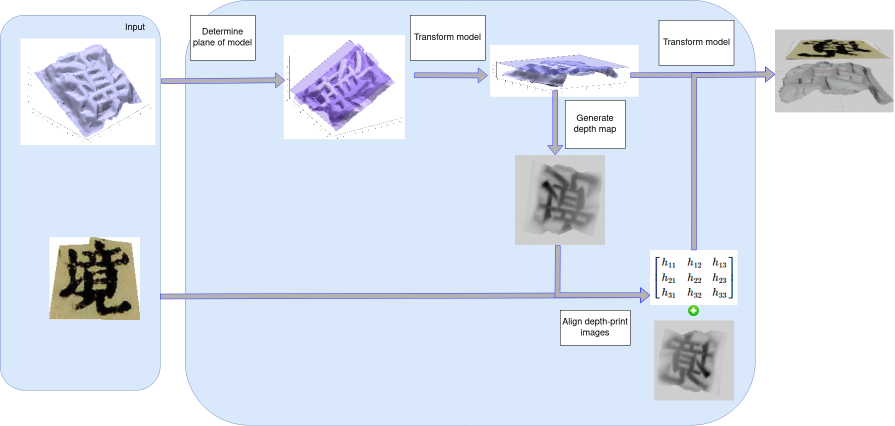
#> input picture projection_pipeline_4.png, 1789 x 852 px (shown at 1/2 size)
$ python -i utils.py   (imports and definitions only)
#> lines starting #> are read from the running program, lines starting #| are printed output that depends on the picture; after the words box and inside, x2 and y2 are one past the last pixel; in counts of white or black regions, pixels touching at a corner belong together
from libs import *
import imutils

# [21 lines left out: function find_center, not called in this run]

# def shift_image(image, x, y):
#   M = np.float32([[1, 0, x], [0, 1, y]])
#   return cv2.warpAffine(image, M, (image.shape[1], image.shape[0]))

def list_contours(contours):
    list = []
    max_len = 0
    for cnt in contours:
        for p in cnt:
            list.append(p)
    return list


def filter_much_less_cnts(contours, min_area=20):
    """
    remove contours that have the area is smaller than min_area
    :param contours: list of contours (outputs of cv2.findContours)
    :param min_area: min contour area
    :return: list of contours is more than min_area
    """
    cnt_list = []  # to avoid error
    for cnt in contours:
        if cv2.contourArea(cnt) > min_area:
            # contours.remove(cnt)
            cnt_list.append(cnt)
    return list_contours(cnt_list)

# [21 lines left out: functions get_cnt_area, rotate_img, not called in this run]


def image_resize(image, width=None, height=None, inter=cv2.INTER_AREA):
    """
    Resize image but hold the ratio between 2 edges, besides, resize width/height to target width/height
    :param image: cv2 image
    :param width: None or target width
    :param height: None or height width
    :param inter: resize methods
    :return: resized image
    """
    # initialize the dimensions of the image to be resized and
    # grab the image size
    dim = None
    (h, w) = image.shape[:2]
    # if both the width and height are None, then return the
    # original image
    if width is None and height is None:
        return image

    # check to see if the width is None
    if width is None:
        # calculate the ratio of the height and construct the
        # dimensions
        r = height / float(h)
        dim = (int(w * r), height)

    # otherwise, the height is None
    else:
        # calculate the ratio of the width and construct the
        # dimensions
        r = width / float(w)
        dim = (width, int(h * r))

    # resize the image
    resized = cv2.resize(image, dim, interpolation=inter)

    # return the resized image
    return resized


def resize_image_to_square(image, dst=256, color=[0, 0, 0]):
    """
    Resize with padding, first resize image such that max edge get dst, then pad 2 sides of the other edge to dest
    :param image: cv2 image
    :param dst: target size
    :param color: constant pad value
    :return: square image
    """
    desired_size = dst

    im = image
    old_size = im.shape[:2]  # old_size is in (height, width) format

    ratio = float(desired_size) / max(old_size)
    new_size = tuple([int(x * ratio) for x in old_size])

    # new_size should be in (width, height) format

    im = cv2.resize(im, (new_size[1], new_size[0]))

    delta_w = desired_size - new_size[1]
    delta_h = desired_size - new_size[0]
    top, bottom = delta_h // 2, delta_h - (delta_h // 2)
    left, right = delta_w // 2, delta_w - (delta_w // 2)

    color = color
    new_im = cv2.copyMakeBorder(im, top, bottom, left, right, cv2.BORDER_CONSTANT,
                                value=color)

    return new_im

# [101 lines left out: functions remove_noise, rotate_bound, pad_img, make_border, shift_image, not called in this run]


def crop_char(thresh, contours):
  """
  Crop image based on contours, find the most top, bot, left, right points
  :param thresh: binary image
  :param contours: list of contours
  :return: crop of original image that contains character
  """
  list1 = filter_much_less_cnts(contours)
  xmax = max(i[0][0] for i in list1)
  xmin = min([i[0][0] for i in list1])
  ymax = max(i[0][1] for i in list1)
  ymin = min([i[0][1] for i in list1])

  if (xmax - xmin) > (ymax -ymin):
    image = image_resize(thresh[ymin:ymax, xmin:xmax], width = 256)
  else:
    image = image_resize(thresh[ymin:ymax, xmin:xmax], height = 256)
  # [9 lines of commented-out code are left out]
  return image

# [55 lines left out: functions find_center, remove_noise, estimate_dense_ratio, not called in this run]
def estimate_dense_character_ratio(bin_image):
    """
    This function is used to find the best threshold to binarize the depth image
    The dense ratio is num pixels in character / num pixels of image
    :param bin_image: binary image
    :return: ratio between num pixels in character and num pixels of image
    """
    thresh = bin_image

    contours, hierarchy = cv2.findContours(bin_image, cv2.RETR_TREE, cv2.CHAIN_APPROX_NONE)
    thresh = crop_char(bin_image, contours)
    thresh = resize_image_to_square(thresh)
    return np.count_nonzero(thresh) / (thresh.shape[0] * thresh.shape[1])

# [188 lines left out: functions estimate_dense_ratio_wrap, rotate_bound, pad_img, make_border, convert_color_img, concatenate_image and 3 more, not called in this run]

>>> import cv2
>>> picture = cv2.imread('projection_pipeline_4.png', cv2.IMREAD_GRAYSCALE)
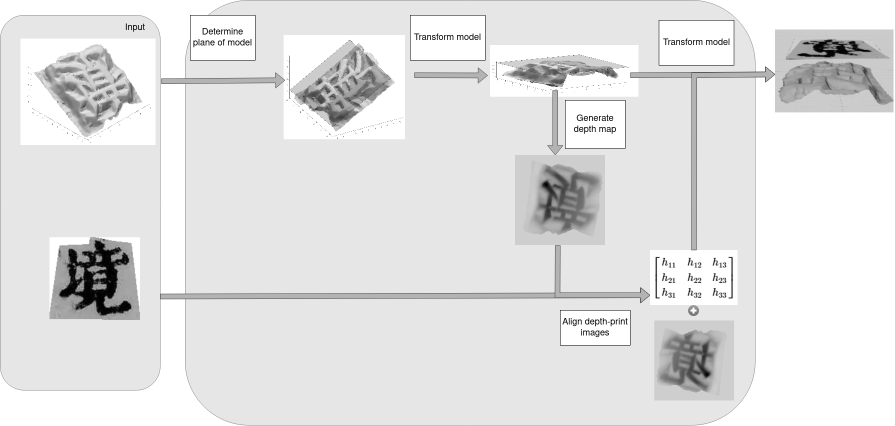
#> picture: shape (852, 1789) (shown at 1/2 size); min 0, max 255, mean 226.7
>>> result = estimate_dense_character_ratio(picture)
#> in estimate_dense_character_ratio, `contours, hierarchy = cv2.findContours(bin_image, cv2.RETR_TREE, cv2.C..`: contours = 339 contours, 291 with area under 20; largest, box (x1, y1, x2, y2) and area: (0, 0, 1789, 852) 1521588, (819, 29, 972, 122) 13982, (821, 31, 970, 120) 13024, (379, 29, 512, 122) 12142, (381, 31, 510, 120) 11264
#> the loop in filter_much_less_cnts, `for cnt in contours:` made 339 passes
#> cnt on passes 6 to 8: [[1196, 671], [1197, 670], [1198, 671], [1197, 672]], [[1215, 669], [1216, 668], [1217, 669], [1216, 670]], [[1210, 668], [1211, 667], [1212, 668], [1211, 669]]
#> after the loop in filter_much_less_cnts, `for cnt in contours:`: cnt_list = 37 contours; largest, box (x1, y1, x2, y2) and area: (0, 0, 1789, 852) 1521588, (819, 29, 972, 122) 13982, (821, 31, 970, 120) 13024, (379, 29, 512, 122) 12142, (381, 31, 510, 120) 11264
#> the loop in list_contours, `for cnt in contours:` made 37 passes
#> after the loop in list_contours, `for cnt in contours:`: list = 9914 items, first 6: [[0, 0]], [[0, 1]], [[0, 2]], [[0, 3]], [[0, 4]], [[0, 5]]
#> in crop_char, `list1 = filter_much_less_cnts(contours)`: list1 has the same summary as list in list_contours
#> in crop_char, `xmax = max(i[0][0] for i in list1)`: xmax = 1788
#> in crop_char, `xmin = min([i[0][0] for i in list1])`: xmin = 0
#> in crop_char, `ymax = max(i[0][1] for i in list1)`: ymax = 851
#> in crop_char, `ymin = min([i[0][1] for i in list1])`: ymin = 0
#> in image_resize, `resized = cv2.resize(image, dim, interpolation=inter)`:
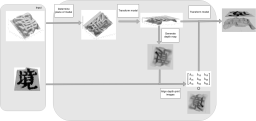
#> resized: shape (121, 256); min 1, max 255, mean 226.7
#> in resize_image_to_square, `new_im = cv2.copyMakeBorder(im, top, bottom, left, right, cv2.BORDER_C..`:
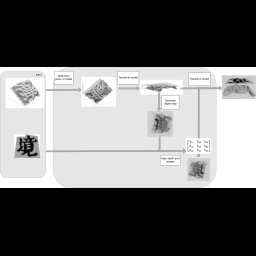
#> new_im: shape (256, 256); min 0, max 255, mean 107.1
#> result = 0.473

$ run again, on tool.png
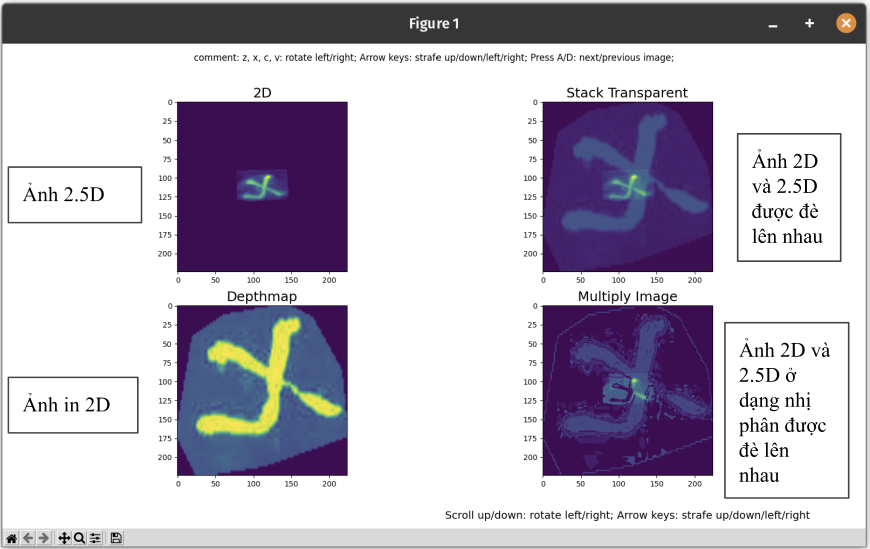
#> input picture tool.png, 1740 x 1097 px (shown at 1/2 size)
#> `picture = cv2.imread('projection_pipeline_4.png', cv2.IMREAD_GRAYSCALE)`:
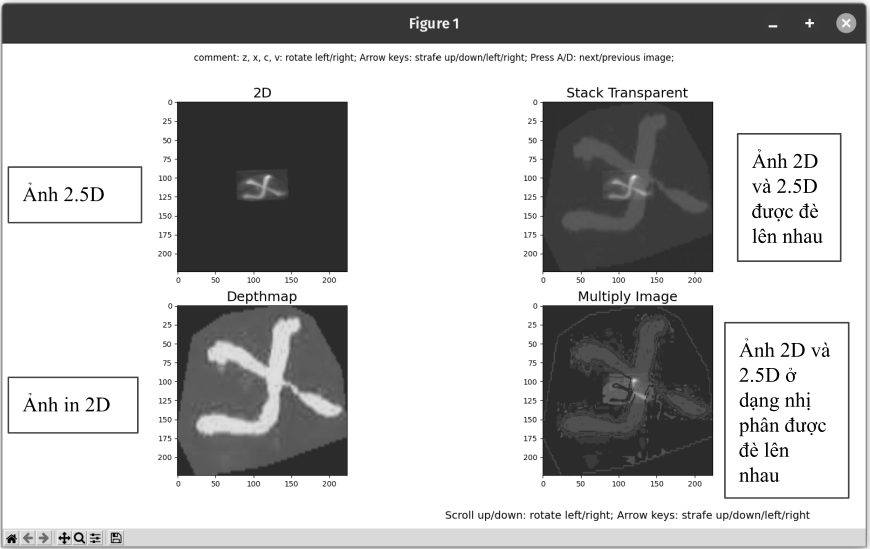
#> picture: shape (1097, 1740) (shown at 1/2 size); min 0, max 255, mean 187.1
#> contours = 416 contours, 256 with area under 20; largest, box (x1, y1, x2, y2) and area: (0, 0, 1740, 1097) 1905944, (354, 610, 696, 952) 1871, (1085, 610, 1427, 952) 1869, (1085, 203, 1427, 545) 1358, (354, 203, 696, 545) 1358
#> the loop in filter_much_less_cnts, `for cnt in contours:` made 416 passes
#> cnt on passes 2 to 4: [[237, 1085], [238, 1084], [239, 1085], [238, 1086]], [[225, 1085], [226, 1084], [227, 1085], [226, 1086]], [[167, 1085], [168, 1084], [169, 1085], [168, 1086]]
#> after the loop in filter_much_less_cnts, `for cnt in contours:`: cnt_list = 155 contours; largest, box (x1, y1, x2, y2) and area: (0, 0, 1740, 1097) 1905944, (354, 610, 696, 952) 1871, (1085, 610, 1427, 952) 1869, (1085, 203, 1427, 545) 1358, (354, 203, 696, 545) 1358
#> after the loop in list_contours, `for cnt in contours:`: list = 18921 items, first 6: [[0, 0]], [[0, 1]], [[0, 2]], [[0, 3]], [[0, 4]], [[0, 5]]
#> list1 has the same summary as list in list_contours
#> xmax = 1739
#> xmin = 0
#> ymax = 1096
#> ymin = 0
#> in resize_image_to_square, `new_im = cv2.copyMakeBorder(im, top, bottom, left, right, cv2.BORDER_C..`:
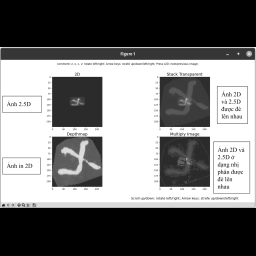
#> new_im: shape (256, 256); min 0, max 255, mean 117.6
#> result = 0.629
